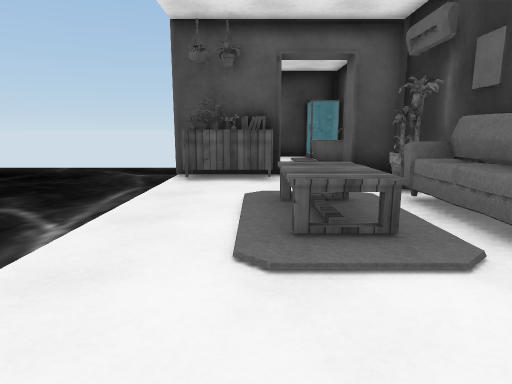
view 1 (above)

15 first-person views from a walk through a scene from a Unity 3-D project. The camera is 1.2 m above the floor, tilts 10° down and sees 75° across. The floor is counted in squares, 1 m on a side. Each view is taken from the middle of a square. On the plan, view 1 faces up. The plan holds only what a view shows up to about 14 squares ahead; the rest is blank. The place goes on beyond the plan. Some animated figures are not drawn. Some surface patterns are stand-ins.

view 2
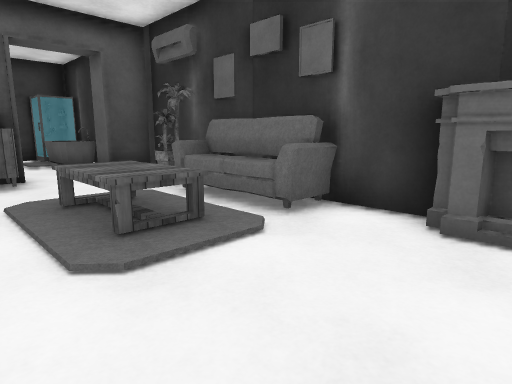

view 3
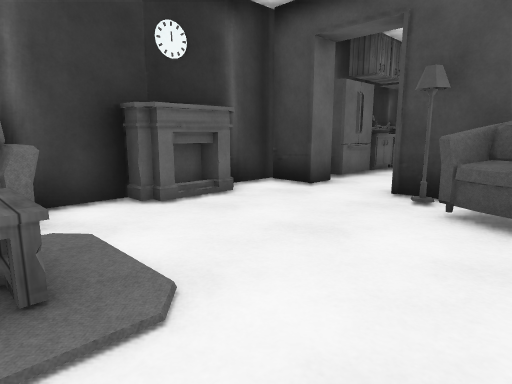

view 4
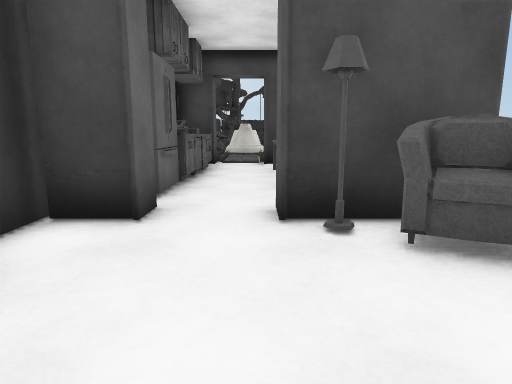

view 5
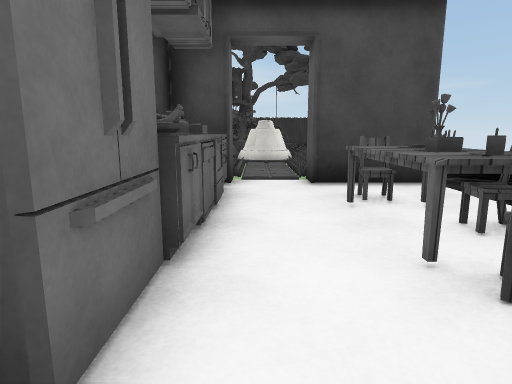

view 6
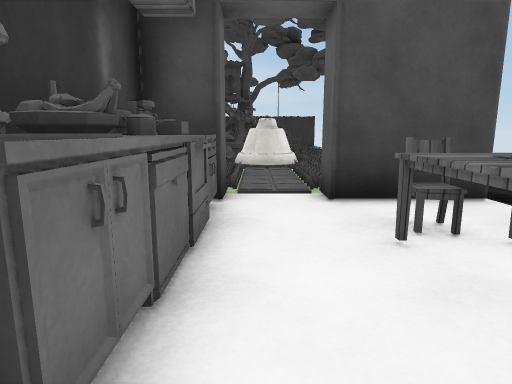

view 7
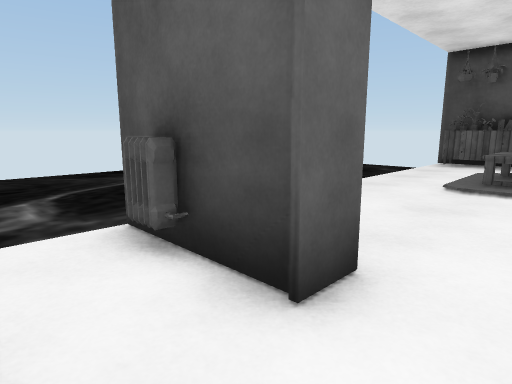

view 8
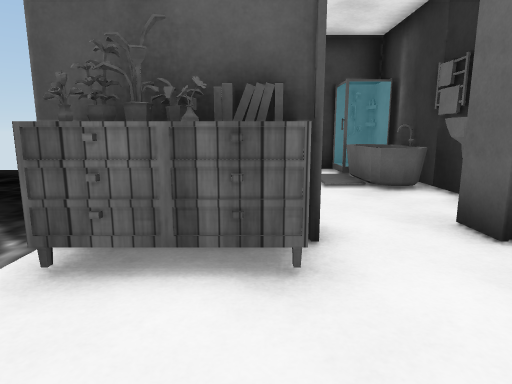

view 9
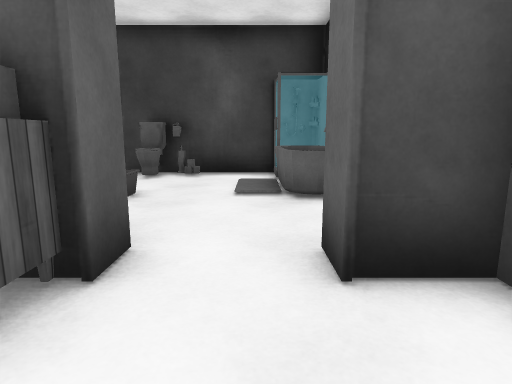

view 10
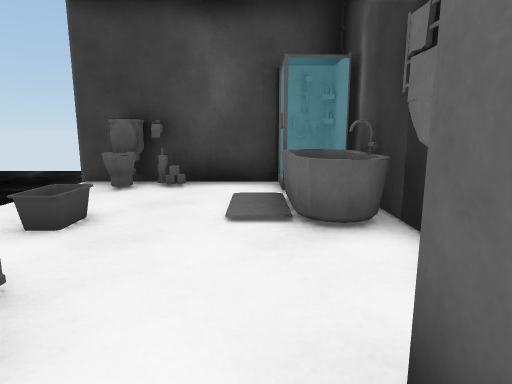

view 11
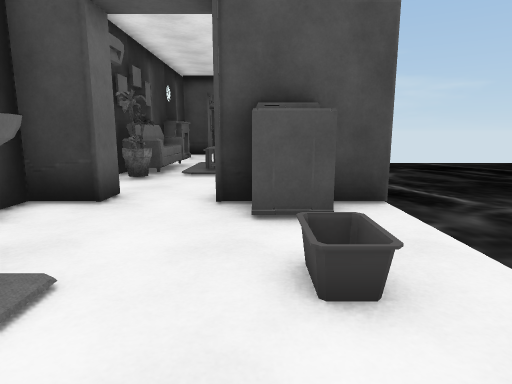

view 12
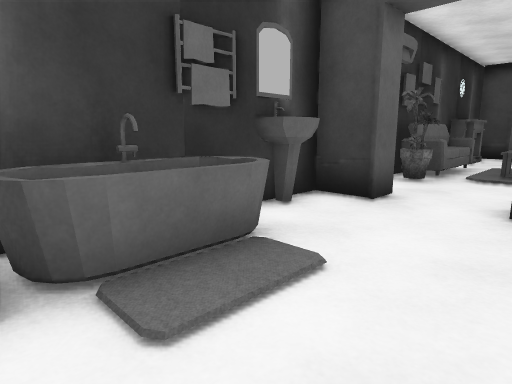

view 13
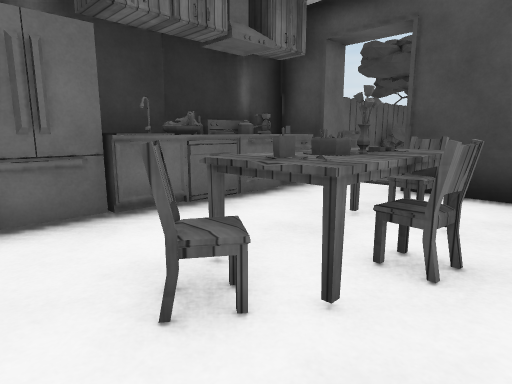

view 14
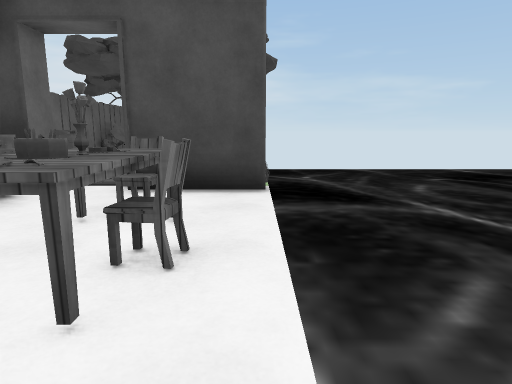

view 15
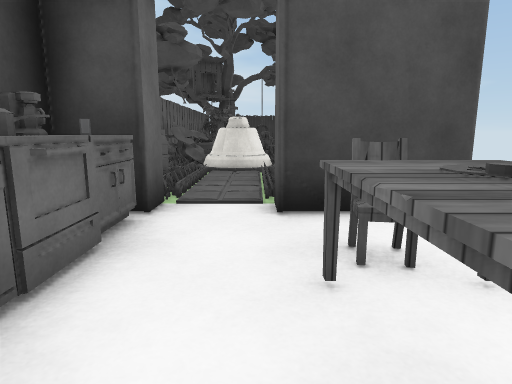

### Floor plan
Key: @ floor where view 1 was taken; # wall or solid block; x gap in a wall; . main floor; : floor 0.25 m higher than the main floor; / step, stairs or slope; = window, fence, low wall or low ledge; ≈ liquid the walk keeps out of; ^ raised ledge; F flower; R drawers; P plant; T table; S sofa; H shower; I fireplace; L lamp; C chair; A cake; N sink; O other object.
Columns run from 2 left of view 1 to 4 right of it. Each row starts with its distance up from view 1.
 17 x####H#
 16 .=...=#
 15 .....≈#
 14 .....≈#
 13 .O...=#
 12 .....NN
 11 .^^..N#
 10 ###..##
  9 FFR...#
  8 ......#
  7 .....P#
  6 ...T.S#
  5 ..TT.S#
  4 ..TT.S#
  3 .....S#
  2 ......#
  1 .....I#
  0 ..@..II
 -1 SS....#
 -2 SSL...#
 -3 #O#..##
 -4 .....#
 -5 ..C..#
 -6 .TA..##
 -7 .CAF.O#
 -8 .TO..O#
 -9 ..C..^#
-10 .....^#
-11 ###/.##
-12   #/.#
-13    /.##
-14    /.=#
-15    /.##
-16    //:#
-17    ##.#
-18    = =#
-19      ^#

Where each view was taken, in squares from view 1:
view 1: 0 up, 0 right, facing up
view 2: 0 up, 1 left, facing up-right
view 3: 4 up, 2 left, facing down-right
view 4: 2 up, 1 right, facing down
view 5: 3 down, 2 right, facing down
view 6: 5 down, 2 right, facing down
view 7: 5 down, 2 right, facing up-left
view 8: 6 up, 0 right, facing up
view 9: 7 up, 2 right, facing up
view 10: 9 up, 2 right, facing up
view 11: 16 up, 0 right, facing down
view 12: 16 up, 0 right, facing down-right
view 13: 4 down, 2 left, facing down-right
view 14: 4 down, 2 left, facing down
view 15: 6 down, 1 right, facing down
